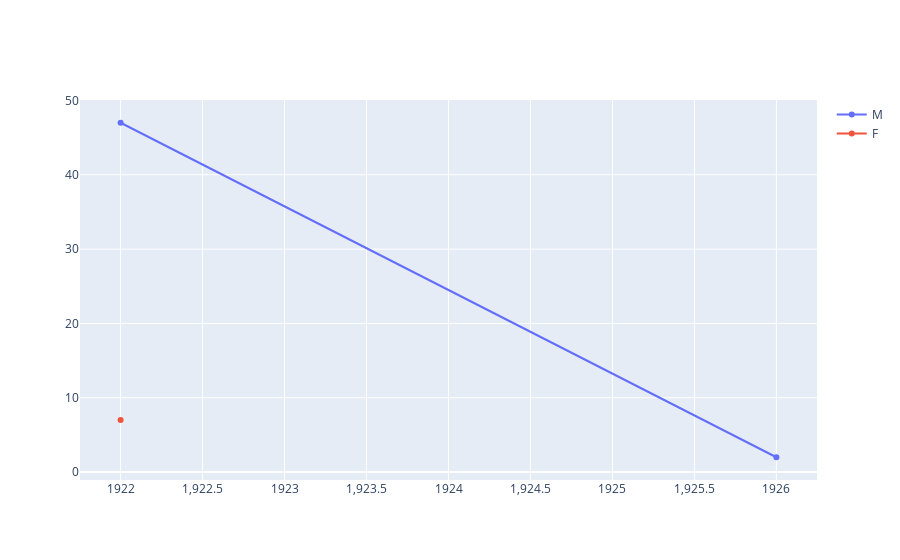

Notebook source saved alongside this figure:
### Code cell
def number_of_rating_per_year_by_gender(data, genders, years = None):
    fig = go.Figure()
    for gender in genders:
        if years is None:
            data_result = data_result_all_years_by_gender(data=data, gender=gender)
        else:
            data_result = data_result_by_set_of_years_by_gender(data=data, gender=gender, years=years)
        
        fig.add_trace(go.Scatter(x=data_result["release_date"], y=data_result["times"], name=gender))
    fig.show()

number_of_rating_per_year_by_gender(data_merge_rating_user_movies, ["M","F"], [1922, 1926])

### Figure 1 — Plotly figure (JSON) as saved in the notebook; plotly's stock layout.template omitted (floating-point values rounded to 4 significant figures)
{"data": [{"name": "M", "type": "scatter", "x": [1922, 1926], "y": [47, 2]}, {"name": "F", "type": "scatter", "x": [1922], "y": [7]}], "layout": {}}
